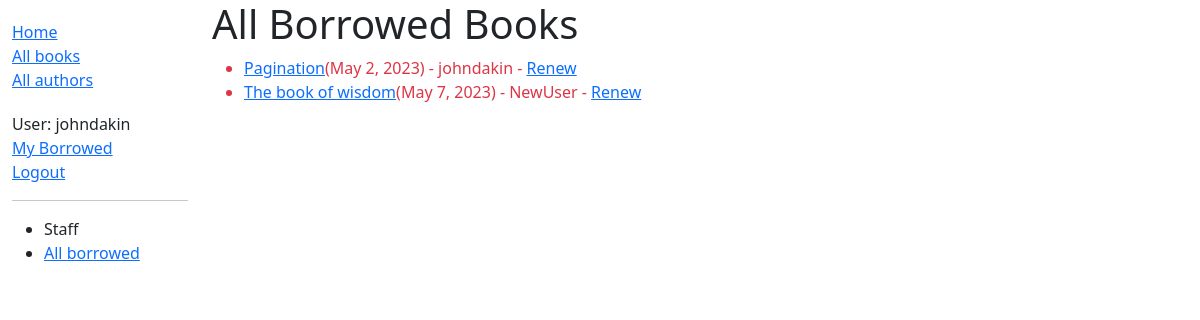
/catalog/borrowed/ (signed in), run on an earlier commit of the app's database.
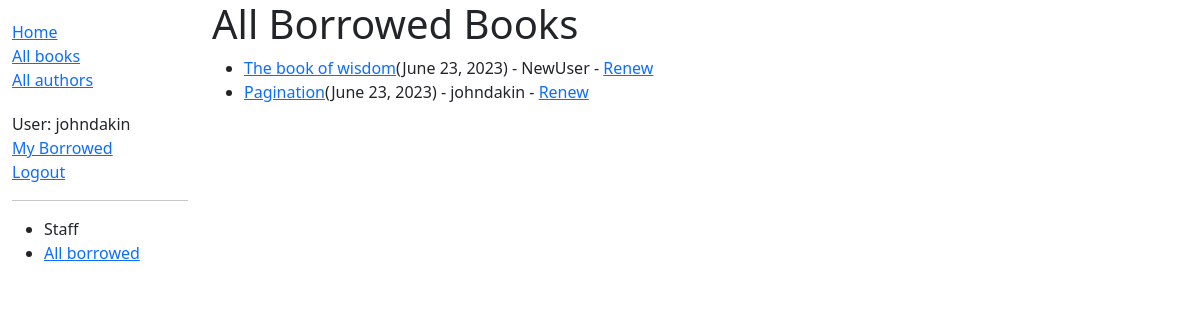
And on a later commit of the database.
### catalog/models.py (models this page shows, shortened)
class BookInstance(models.Model):
    id  = models.UUIDField(primary_key=True, unique=True,default=uuid.uuid4,help_text='Unique ID for this particular book across whole library')
    book = models.ForeignKey('Book',on_delete=models.RESTRICT,null=True)
    imprint = models.CharField(max_length=200)
    due_back = models.DateField(null=True,blank=True)
    borrower = models.ForeignKey(User,on_delete=models.SET_NULL,null=True,blank=True)
    LOAN_STATUS = (
        ('m','Maintenance'),
        ('o','On Loan'),
        ('a','Available'),
        ('r','Reserved'),
    )
    status = models.CharField(verbose_name='Book Status', choices=LOAN_STATUS,default='m',blank=True,max_length=1,help_text='Book Availability')
    @property
    def is_overdue(self):
        return bool(self.due_back and date.today() > self.due_back)
    class Meta:
        ordering = ['due_back']
        permissions = (("can_mark_returned","set book as returned"),)
    class Meta:
        ordering = ['-due_back']

class Book(models.Model):
    title = models.CharField(max_length=200)
    author = models.ForeignKey("Author",on_delete=models.SET_NULL,null=True)
    summary = models.TextField(max_length=1000,help_text='Enter a brief description of the book')
    isbn = models.CharField('ISBN', max_length=13, unique=True,help_text='13 character <a href="https://www.isbn-international.org/content/what-isbn">ISBN number</a>')
    genre = models.ManyToManyField(Genre,help_text='Select the genre for this book')
    language = models.ForeignKey(Language, on_delete=models.SET_NULL,null=True,default='English')
    def display_genre(self):
        return ', '.join(genre.name for genre in self.genre.all()[:3])
    display_genre.short_description = 'Genre'

### catalog/views.py (the view)
# urls.py: path('borrowed/',views.LoanedBooksAllListView.as_view(),name='all-borrowed'),
class LoanedBooksAllListView(PermissionRequiredMixin,generic.ListView):
    model = BookInstance
    permission_required = 'catalog.can_mark_returned'
    template_name = 'catalog/bookinstance_list_borrowed_all.html'
    paginate_by = 10
    def get_queryset(self):
        return BookInstance.objects.filter(status__exact='o').order_by('due_back')

### catalog/templates/catalog/bookinstance_list_borrowed_all.html
{% extends 'registration/base_generic.html'%}
{% block content %}
    <h1>All Borrowed Books</h1>
    {% if bookinstance_list %}
        <ul>
            {% for bookinst in bookinstance_list %}
                <li class="{% if bookinst.is_overdue %}text-danger{% endif%}">
                    <a href="{% url 'book-detail' bookinst.book.pk %}">{{bookinst.book.title}}</a>({{ bookinst.due_back }}) {% if user.is_staff %}- {{bookinst.borrower}}{% endif %} {% if perms.catalog.can_mark_returned %}- <a href="{% url 'renew-book-librarian' bookinst.id %}">Renew</a>{% endif %}
                </li>
            {% endfor %}
        </ul>
    {% else %}
        <p>There are no books borrowed.</p>
    {% endif %}
{% endblock %}

### localibrary/templates/registration/base_generic.html (shortened to what this page needs)
{% load static %}
<!DOCTYPE html>
<html lang="en">
<head>
    <link href="https://cdn.jsdelivr.net/npm/bootstrap@5.0.2/dist/css/bootstrap.min.css" rel="stylesheet"
>
    <link rel="stylesheet" href="{% static 'css/styles.css'%}">
</head>
<body>
    <div class="container-fluid">
        <div class="row">
            <div class="col-sm-2">
                {% block sidebar%}
                    <ul class="sidebar-nav">
                        <li><a href="{% url 'index' %}">Home</a></li>
                        <li><a href="{% url 'books'%}">All books</a></li>
                        <li><a href="{% url 'author'%}">All authors</a></li>
                    </ul>
                    <ul class="sidebar-nav">
                        {% if user.is_authenticated %}
                            <li>User: {{ user.get_username }}</li>
                            <li><a href="{% url 'my-borrowed' %}">My Borrowed</a></li>
                            <li><a href="{% url 'logout' %}?next={{request.path}}">Logout</a></li>
                        {% else %}
                            <li><a href="{% url 'login' %}?next={{request.path}}">Login</a></li>
                        {% endif %}
                    </ul>
                    {% if user.is_staff %}
                        <hr>
                        <ul>
                            <li>Staff</li>
                            {% if perms.catalog.can_mark_returned %}
                                <li><a href="{% url 'all-borrowed'%}">All borrowed</a></li>
                            {% endif %}
                        </ul>
                    {% endif %}
                {% endblock %}
            </div>
            <div class="col-sm-10">
                {% block content%}
                {% endblock %}
            </div>
        </div>
    </div>
</body>
</html>

### catalog/static/css/styles.css (style rules this page uses)
.sidebar-nav { margin-top: 20px; padding: 0; list-style: none; }

What changed in the data, as far as the page shows it:
changed BookInstance "The book of wisdom": due_back "May 7, 2023" → "June 23, 2023"; moves up the list
changed BookInstance "Pagination": due_back "May 2, 2023" → "June 23, 2023"
